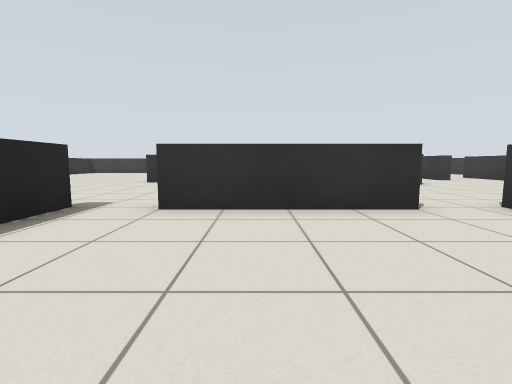
[1] (above)

24 first-person views from a walk through a world built for the Gazebo simulator. The camera is 0.72 m above the floor, tilts 6° down and sees 85° across. The floor is counted in squares, 1 m on a side. Each view is taken from the middle of a square. On the plan, view 1 faces up. The plan holds only what a view shows up to about 10 squares ahead; the rest is blank. The place goes on beyond the plan.

[2]
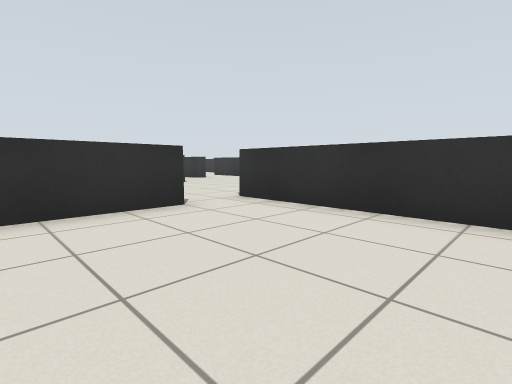

[3]
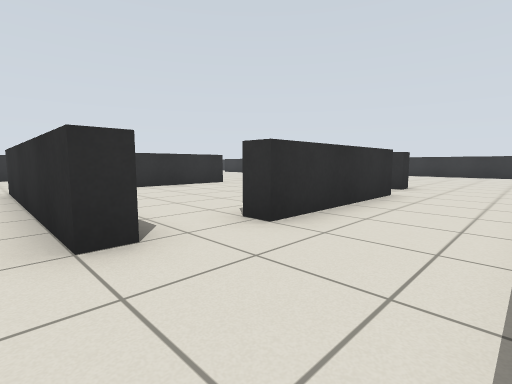

[4]
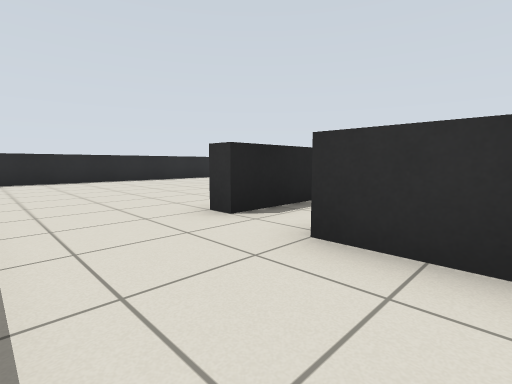

[5]
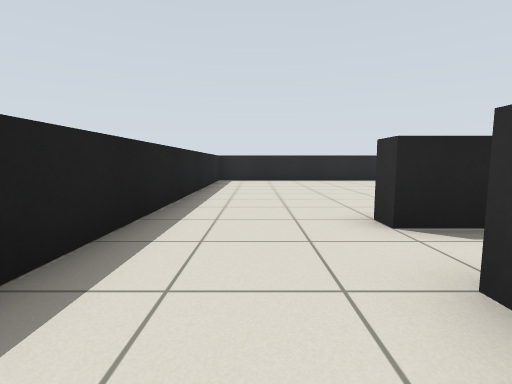

[6]
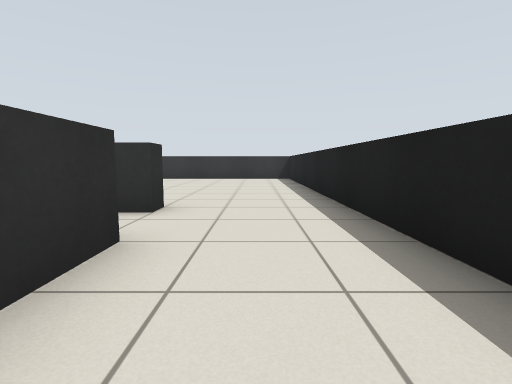

[7]
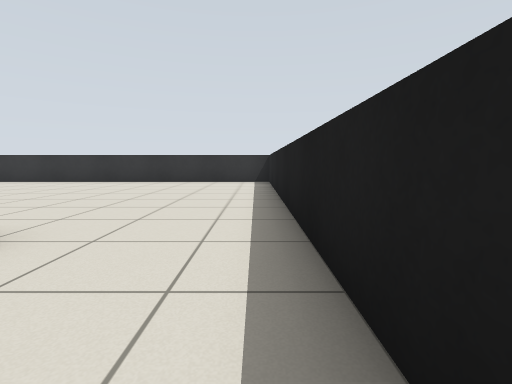

[8]
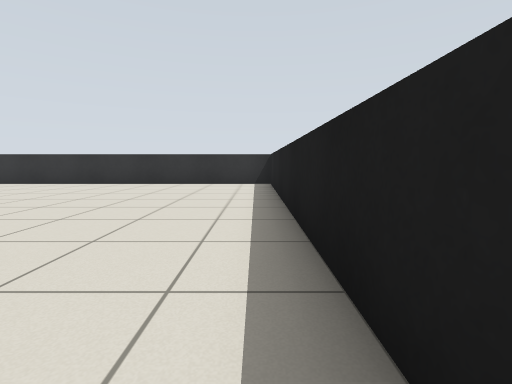

[9]
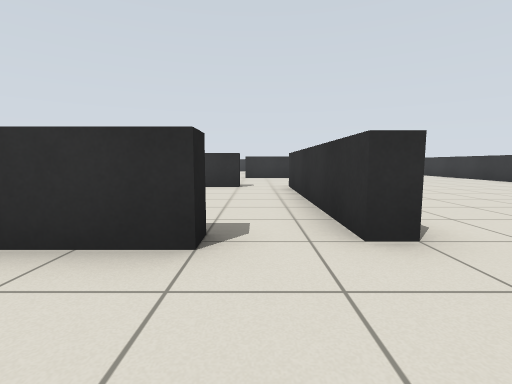

[10]
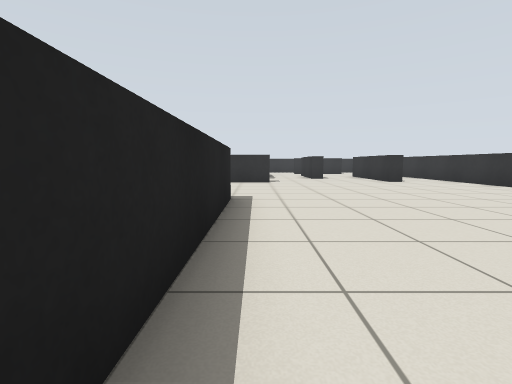

[11]
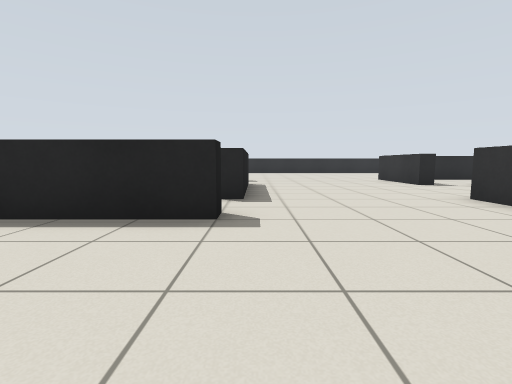

[12]
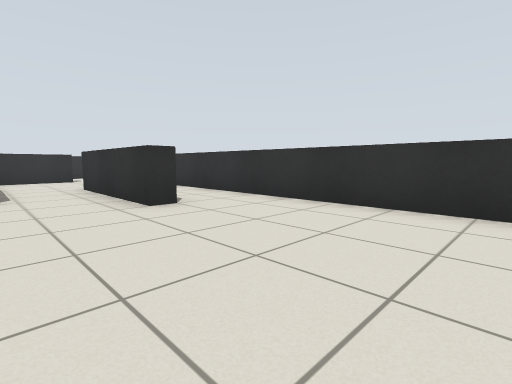

[13]
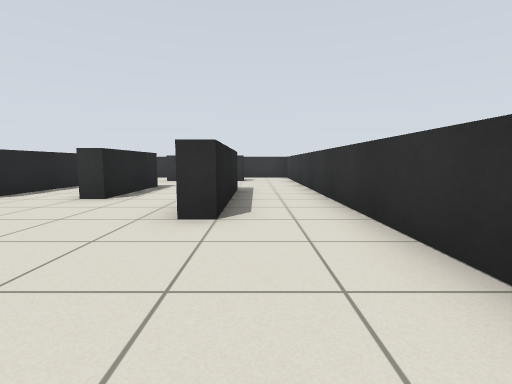

[14]
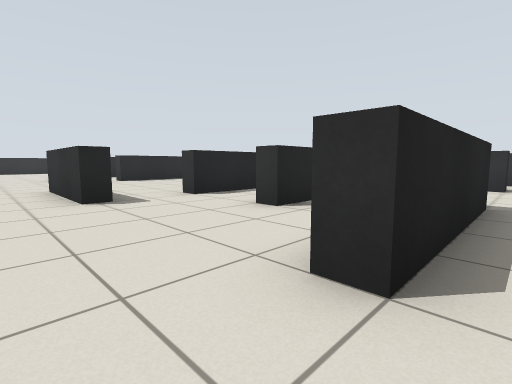

[15]
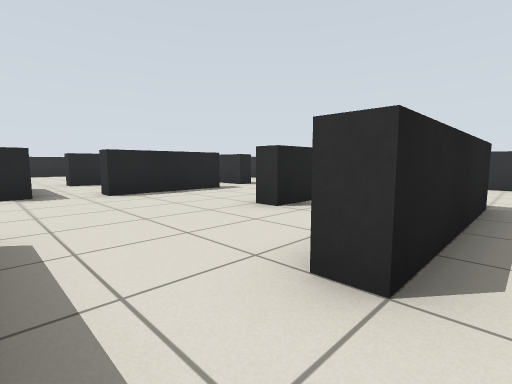

[16]
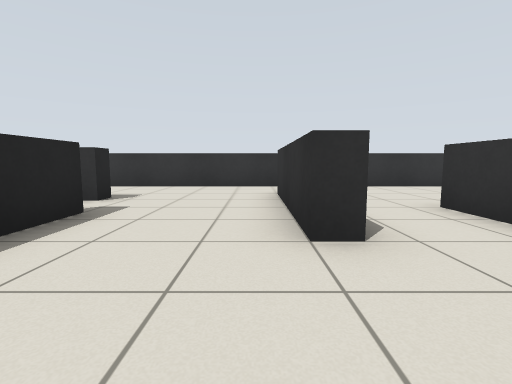

[17]
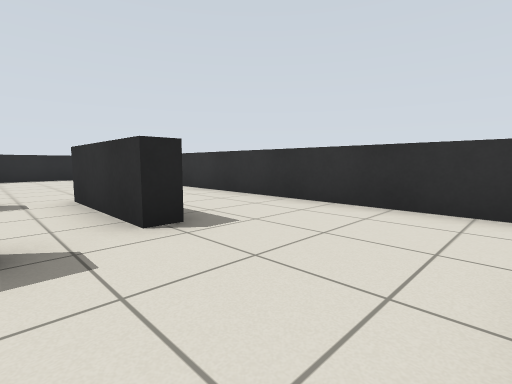

[18]
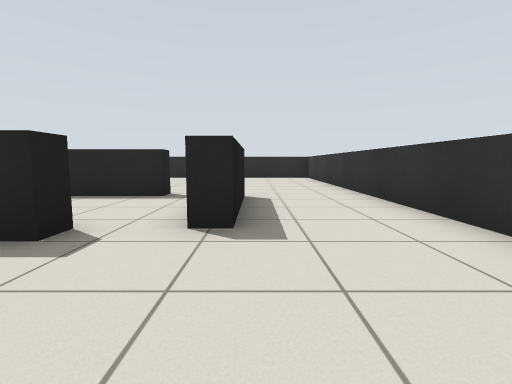

[19]
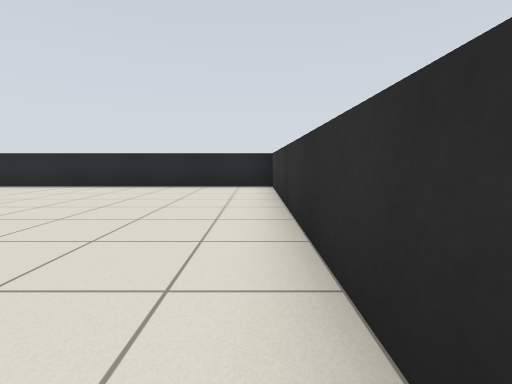

[20]
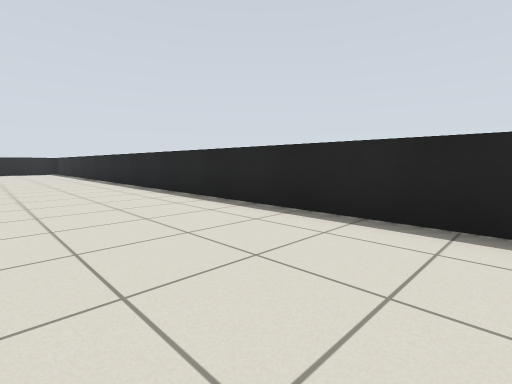

[21]
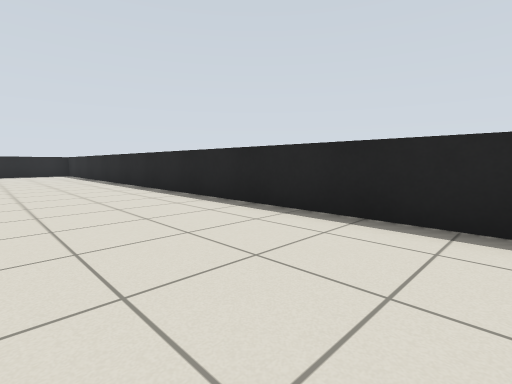

[22]
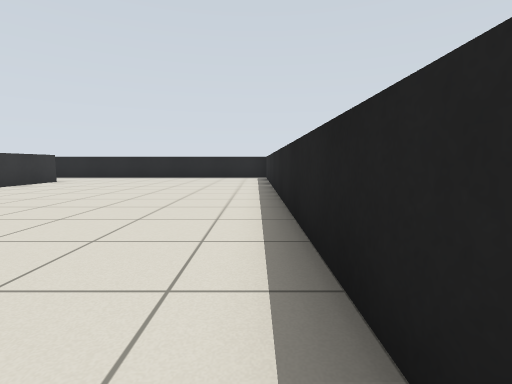

[23]
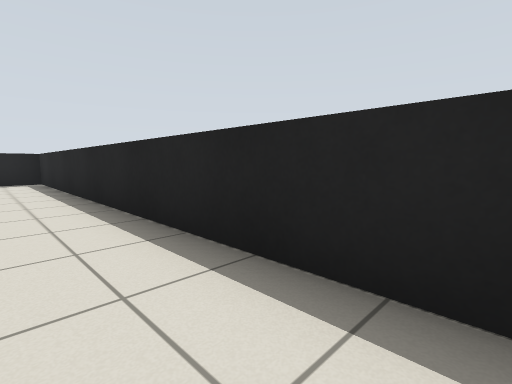

[24]
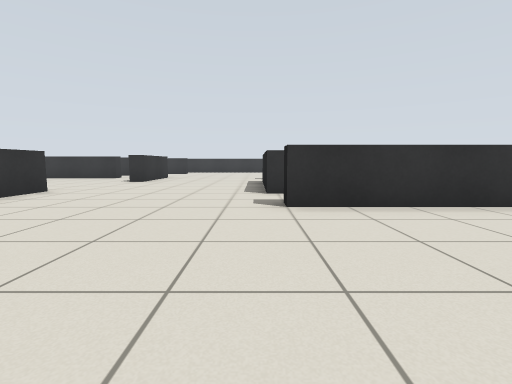

### Floor plan
Key: @ floor where view 1 was taken; # wall or solid block; x gap in a wall; . floor; = window, fence, low wall or low ledge.
Columns run from 12 left of view 1 to 13 right of it. Each row starts with its distance up from view 1.
 20 #######################
 19 #..............  ...
 18 #..............  ...
 17 #.......====...=...  ==.
 16 #..............=... .....#
 15 #.......=..=...=.=. .....#
 14 #.....  =..=...=.=. =....#
 13 #....   =  =.....=..=.=..#
 12 #.... ..x..x.....=..=.=..#
 11 #.... .. ===..........=..#
 10 #.... .........===....=..#
  9 #.... ...................#
  8 #....  ..................#
  7 #.... ...................#
  6 #........................#
  5 #..........====..........#
  4 #........=......=........#
  3 #........=......=........#
  2 #........=......=........#
  1 #........=......=........#
  0 #........=..@...=........#
 -1 #........=.====.=........#
 -2 #........................#
 -3 #........................#
 -4 #........................#
 -5 ###########   ############

Where each view was taken, in squares from view 1:
view 1: 0 up, 0 right, facing up
view 2: 0 up, 0 right, facing up-right
view 3: 4 down, 4 left, facing up-right
view 4: 4 down, 0 right, facing up-left
view 5: 3 down, 0 right, facing left
view 6: 3 down, 0 right, facing right
view 7: 4 down, 2 right, facing right
view 8: 4 down, 3 right, facing right
view 9: 4 down, 3 right, facing up
view 10: 1 down, 5 right, facing up
view 11: 5 up, 8 right, facing left
view 12: 5 up, 8 right, facing up-right
view 13: 6 up, 11 right, facing up
view 14: 8 up, 11 right, facing up-left
view 15: 10 up, 6 right, facing up-left
view 16: 11 up, 2 right, facing up
view 17: 15 up, 2 right, facing up-left
view 18: 17 up, 2 right, facing left
view 19: 19 up, 3 left, facing left
view 20: 16 up, 8 left, facing down-left
view 21: 13 up, 8 left, facing down-left
view 22: 9 up, 11 left, facing down
view 23: 7 up, 10 left, facing down-left
view 24: 5 up, 8 left, facing right
